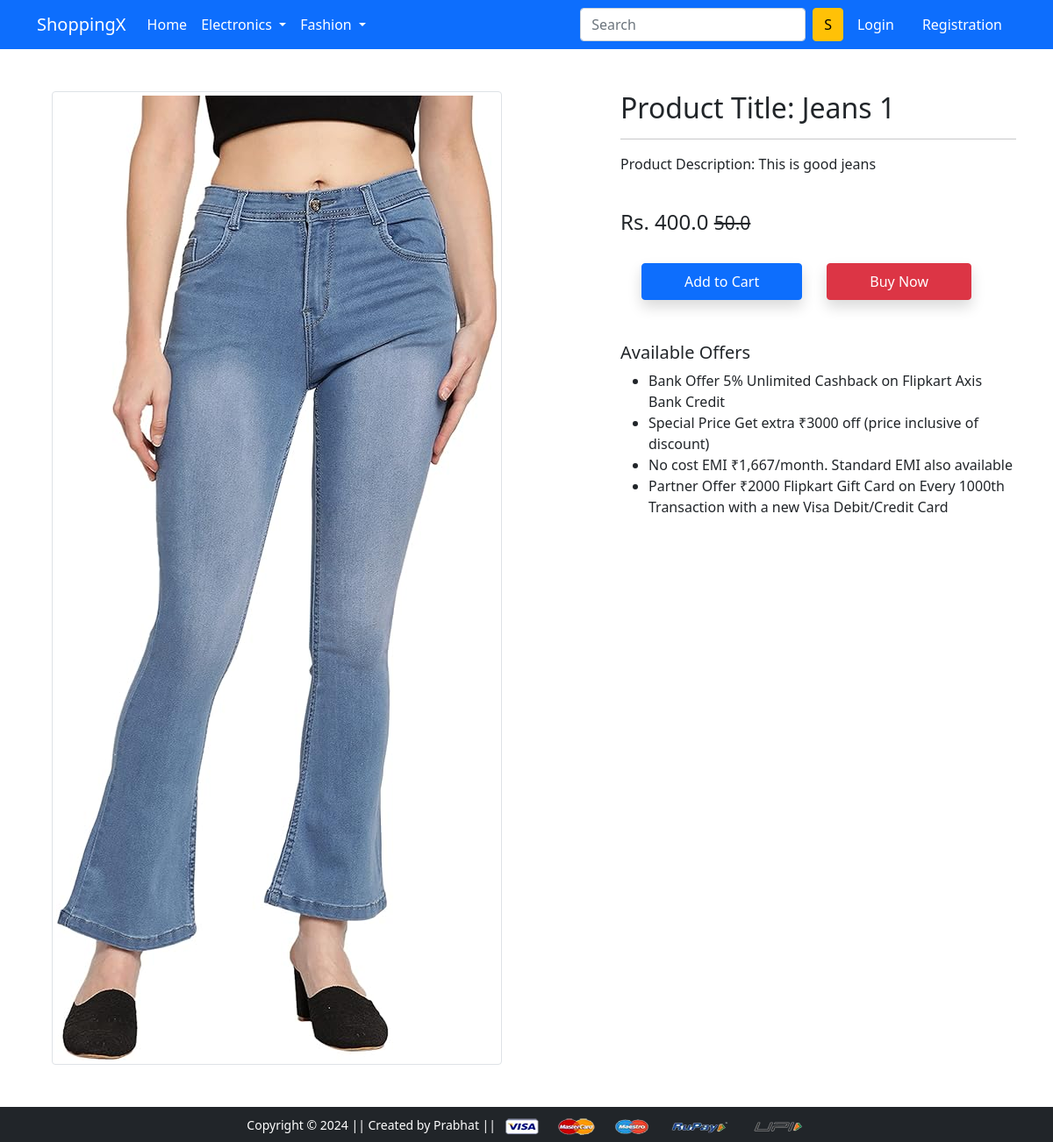
Screenshot of /product-detail/1/ with the database file from the repository.
### app/models.py (models this page shows, shortened)
class Product(models.Model):
    title = models.CharField(max_length=50)
    selling_price = models.FloatField()
    discounted_price = models.FloatField()
    description =  models.TextField()
    brand = models.CharField(max_length=50)
    category = models.CharField(max_length=2, choices=CATEGORY_CHOICES)
    product_image = models.ImageField(upload_to='productimg', height_field=None, width_field=None, max_length=None)

### app/views.py (the view)
# urls.py: path('product-detail/<int:pk>/', views.product_detailView.as_view(), name='product-detail'),
class product_detailView(View):
    def get(self, request, pk):
        product = Product.objects.get(pk=pk)
        item_already_in_cart = False
        if request.user.is_authenticated:
            user = request.user
            item_already_in_cart = Cart.objects.filter(Q(product=product.id) & Q(user=user)).exists()
        return render(request, 'app/productdetail.html', {'product':product, 'item_already_in_cart': item_already_in_cart})

### app/templates/app/productdetail.html (shortened to what this page needs)
{% extends 'app/base.html' %}
{% load static %}
{% block main-content %}
<div class="container my-5">
 <div class="row">
  <div class="col-sm-6 text-center align-self-center">
   <img src="{{product.product_image.url}}" alt="" class="img-fluid img-thumbnail">
  </div>
  <div class="col-sm-5 offset-sm-1">
   <h2>Product Title: {{product.title}}</h2>
   <hr>
   <p>Product Description: {{product.description}}</p> <br>
   <h4>Rs. {{product.selling_price}} <small class="fw-light text-decoration-line-through">{{product.discounted_price}}</small></h4> <br>
    {% if not request.user.is_authenticated %}
    <form action="/add-to-cart" method="get" class="d-inline">
        <button type="submit" class="btn btn-primary shadow px-5 py-2 ms-4">Add to Cart</button>
    </form>
    {% endif %}
   <a href="{% url 'show_cart' %}" class="btn btn-danger shadow px-5 py-2 ms-4">Buy Now</a>
   <h5 class="mt-5">Available Offers</h5>
   <ul>
    <li>Bank Offer 5% Unlimited Cashback on Flipkart Axis Bank Credit</li>
    <li>Special Price Get extra ₹3000 off (price inclusive of discount)</li>
    <li>No cost EMI ₹1,667/month. Standard EMI also available</li>
    <li>Partner Offer ₹2000 Flipkart Gift Card on Every 1000th Transaction with a new Visa Debit/Credit Card</li>
   </ul>
  </div>
 </div>
</div>
{% endblock main-content %}

### rows the page displays
Product: product_image (picture), title "Jeans 1", description "This is good jeans", selling_price "400.0", discounted_price "50.0"
